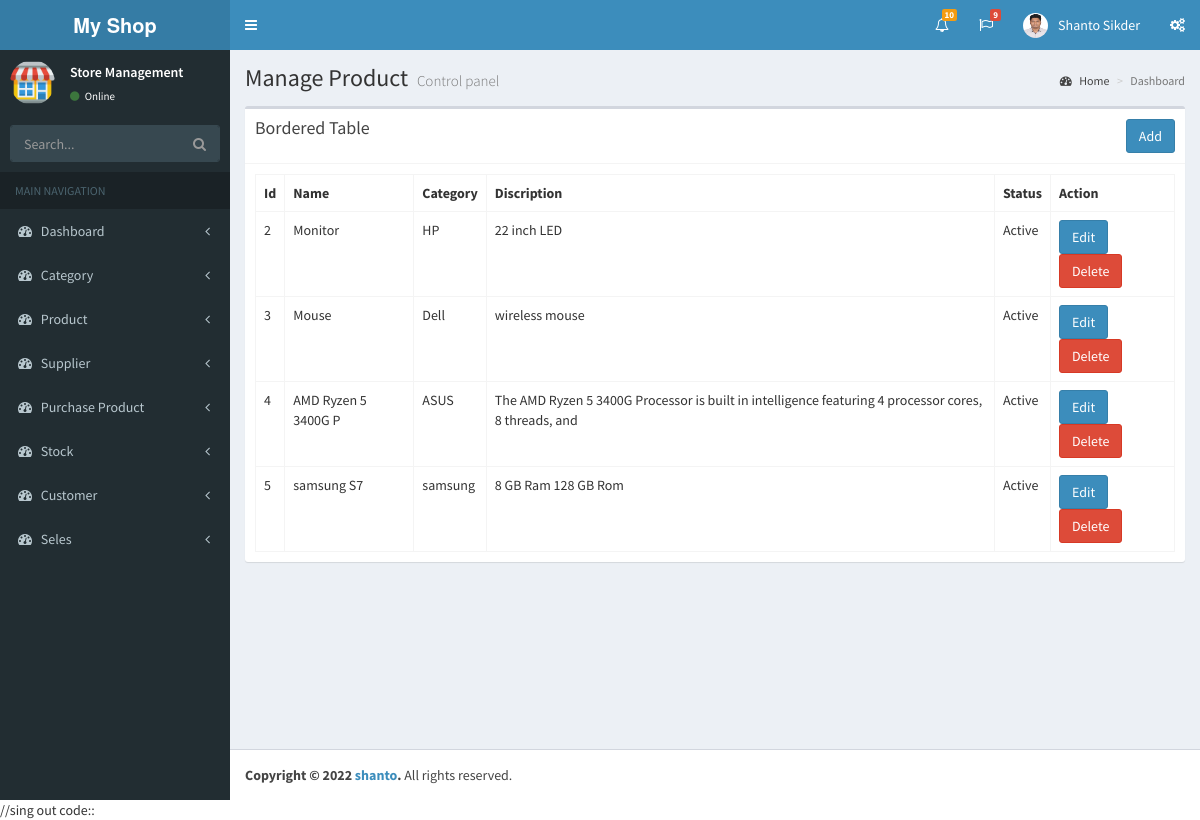
The app's page /manage_product.php (signed in) with its own data.
### tables this page shows
CREATE TABLE `product` (
  `id` int(11) NOT NULL,
  `name` varchar(20) NOT NULL,
  `category_id` int(11) NOT NULL,
  `description` varchar(100) NOT NULL,
  `status` tinyint(4) NOT NULL
);

CREATE TABLE `category` (
  `id` int(11) NOT NULL,
  `name` varchar(50) NOT NULL,
  `status` tinyint(4) NOT NULL
);

### manage_product.php (the view, shortened to what this page needs)
<?php
include('php/db_config.php');
$sql = "SELECT * FROM product";
$data = $db->query($sql);
include('layout/header.php') ?>
<?php include('layout/sideber.php') ?>
<div class="content-wrapper">
  <section class="content-header">
    <h1>
      Manage Product
      <small>Control panel</small>
    </h1>
    <ol class="breadcrumb">
      <li><a href="#"><i class="fa fa-dashboard"></i> Home</a></li>
      <li class="active">Dashboard</li>
    </ol>
  </section>
  <section class="content">
    <div class="row">
      <div class="col-md-12">
        <div class="box">
          <div class="box-header with-border">
            <h3 class="box-title">Bordered Table</h3>
            <a class="btn btn-primary pull-right" href="add_product.php">Add</a>
          </div>
          <div class="box-body">
            <table class="table table-bordered">
              <tr>
                <th style="width: 10px">Id</th>
                <th>Name</th>
                <th>Category</th>
                <th>Discription</th>
                <th>Status</th>
                <th>Action</th>
              </tr>
              <?php
              while ($row = $data->fetch_object()) {
              ?>
                <tr>
                  <td><?php echo $row->id; ?></td>
                  <td><?php echo $row->name; ?></td>
                  <td>
                    <?php
                    $csql = "SELECT * FROM category";
                    $cdata = $db->query($csql);
                    while ($crow = $cdata->fetch_object()) {
                      if ($crow->id == $row->category_id) {
                    ?>
                        <?php echo $crow->name;    ?>
                    <?php
                      }
                    }
                    ?>
                  </td>
                  <td><?php echo $row->description; ?></td>
                  <td>
                    <?php
                    if ($row->status == 1) {
                      echo "Active";
                    } else {
                      echo "Inactive";
                    }
                    ?>
                  </td>
                  <td>
                    <a class="btn btn-primary" href="edit_product.php?id=<?php echo $row->id; ?>">Edit</a>
                    <a class="btn btn-danger" href="delete_product.php?id=<?php echo $row->id; ?>">Delete</a>
                  </td>
                </tr>
              <?php
              }
              ?>
            </table>
          </div>
        </div>
      </div>
    </div>
  </section>
</div>
<?php include('layout/footer.php'); ?>

### records on screen
product: id "2", name "Monitor", description "22 inch LED", status "Active"
category: name "HP"
product: id "3", name "Mouse", description "wireless mouse", status "Active"
category: name "Dell"
product: id "4", name "AMD Ryzen 5 3400G P", description "The AMD Ryzen 5 3400G Processor is built in intelligence featuring 4 processor cores, 8 threads, and", status "Active"
category: name "ASUS"
product: id "5", name "samsung S7", description "8 GB Ram 128 GB Rom", status "Active"
category: name "samsung"
